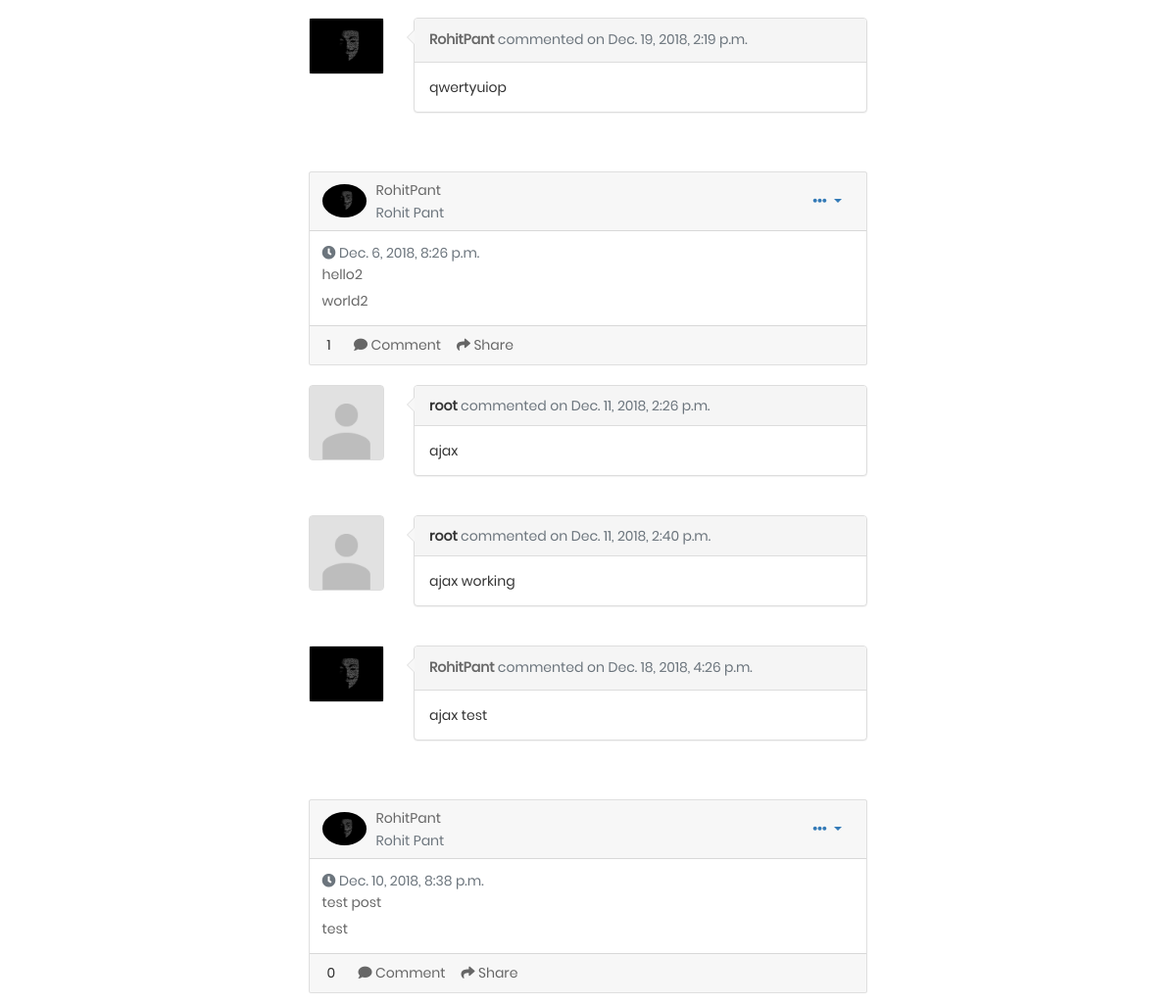
/posts/3 (middle part), run on an earlier commit of the app's database.
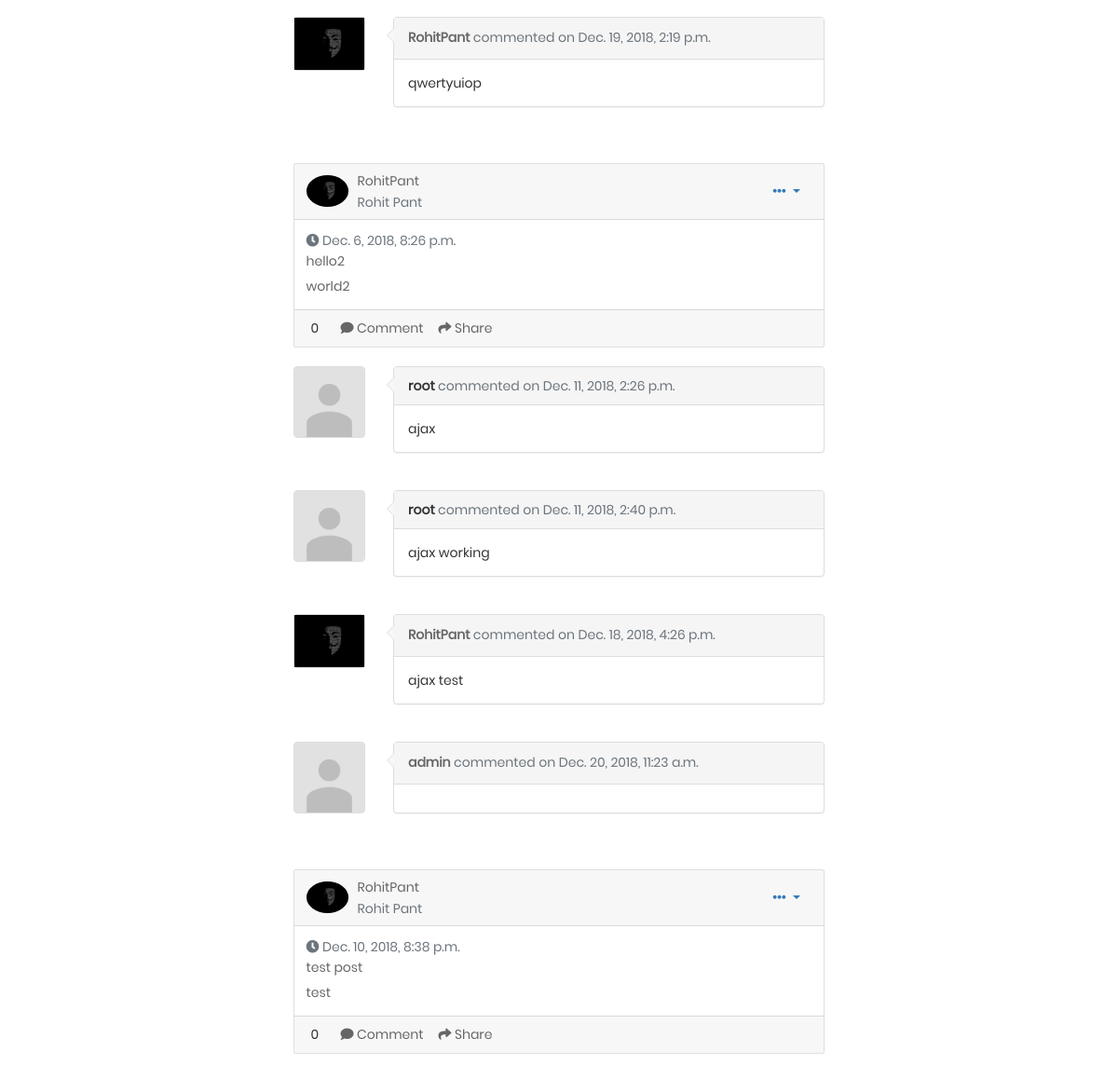
And on a later commit of the database.
### profiles/models.py (models this page shows, shortened)
class Profile(models.Model):
    department = models.CharField(max_length=3, choices=DEPARTMENTS, blank=True, help_text='Department')
    age = models.IntegerField()
    first_name = models.CharField(max_length=255)
    last_name = models.CharField(max_length=255)
    degree = models.CharField(max_length=6, choices=DEGREES, blank=True, help_text='Degree')
    description = models.CharField(max_length=255, blank=True)
    profile_picture = models.ImageField(upload_to='images/profile_pictures',
                                        default="images/profile_pictures/default.png")
    city = models.CharField(max_length=255)
    user = models.ForeignKey(User, related_name='profile', on_delete=models.CASCADE, null=True)
    admin_of_courses = models.ManyToManyField(Course, related_name='courses')
    admin = models.BooleanField(default=False)

class Comment(models.Model):
    content = models.TextField()
    created_on = models.DateTimeField(auto_now_add=True)
    author = models.ForeignKey(User,on_delete=models.CASCADE)
    post = models.ForeignKey(Post, related_name='comments', on_delete=models.CASCADE)

class Post(models.Model):
    title = models.CharField(max_length=255)
    content = models.TextField()
    created_on = models.DateTimeField(auto_now_add=True)
    author = models.ForeignKey(User, related_name='author',on_delete=models.CASCADE)
    upvote = models.ManyToManyField(User, related_name='upvotes')
    downvote = models.ManyToManyField(User, related_name='downvotes')
    vote_count = models.IntegerField(default = 0)

### profiles/views.py (the view)
# urls.py: url(r'^posts/(?P<pk>\d+)$', views.user_posts, name='user_posts'),
def user_posts(request, pk):
	user = User()
	user = User.objects.get(id=pk)
	posts = Post.objects.filter(author=user)
	template_data = {'posts' : posts, 'profile': True}
	return render(request, 'home.html', template_data)

### profiles/templates/home.html (shortened to what this page needs)
{% extends "base.html" %}
{% block content %}
    {% load static %}
    <link rel="stylesheet" type="text/css" href="{% static 'css/upload.css' %}">
    <div class="container-fluid gedf-wrapper">
        <div class="row">
            <div class="col-md-3">
            </div>
            <div class="col-md-6 gedf-main">
                <br><br>
                <div class="posts">
                    {% include "post.html" with posts=posts %}
                </div>
            </div>
            <div class="col-md-3">
            </div>
        </div>
    </div>
{% endblock  %}

### profiles/templates/post.html (shortened to what the changed rows need)
{% block post %}
    {% load static %}
    <link rel="stylesheet" type="text/css" href="{% static 'css/main.css' %}">
    {% for post in posts %}
        <div class="card gedf-card">
            <div class="card-header">
                <div class="d-flex justify-content-between align-items-center">
                    <div class="d-flex justify-content-between align-items-center">
                        <div class="mr-2">
                            {% if post.author.profile.all.count == 0 %}
                                <img class="rounded-circle" width="45" src="{% static 'images/default.png' %}"/>
                            {% else %}
                                {% for profile in post.author.profile.all %}
                                    <img class="rounded-circle" width="45" src="{{profile.profile_picture.url}}">
                                {% endfor %}
                            {% endif %}
                        </div>
                        <div class="ml-2">
                            {% if post.author.profile.all.count != 0 %}
                                <div class="h5 m-0"><a href="{% url 'profile-detail' post.author.id %}">{{ post.author.username }}</a></div>
                            {% else %}
                                <div class="h5 m-0">{{ post.author.username }}</div>
                            {% endif %}
                            {% if post.author.profile.all.count != 0 %}
                                {% for profile in post.author.profile.all %}
                                    <div class="h7 text-muted">{{ profile.first_name }} {{ profile.last_name }}</div>
                                {% endfor %}
                            {% endif %}
                        </div>
                    </div>
                    <div>
                        <div class="dropdown">
                            <button class="btn btn-link dropdown-toggle" type="button" id="gedf-drop1" data-toggle="dropdown" aria-haspopup="true" aria-expanded="false">
                                <i class="fa fa-ellipsis-h"></i>
                            </button>
                        </div>
                    </div>
                </div>
            </div>
            <div class="card-body">
                <div class="text-muted h7 mb-2"> <i class="fa fa-clock-o"></i> {{ post.created_on }}</div>
                <a class="card-link" href="{% url 'post-detail' post.id %}">
                    <h5 class="card-title">{{ post.title }}</h5>
                </a>
                <p class="card-text">
                    {{ post.content }}
                </p>
            </div>
            <div class="card-footer">
                <span id="votes-{{post.id}}" style="padding-right: 20px; padding-left: 5px;">{{ post.vote_count }}</span>
                <a href="#" class="card-link"><i class="fa fa-comment"></i> Comment</a>
                <a href="#" class="card-link"><i class="fa fa-mail-forward"></i> Share</a>
            </div>
        </div>
        <br>
        <div id="comments-{{post.id}}">
        {% for comment in post.comments.all %}
            <div class="row">
                <div class="col-sm-auto">
                    <div class="thumbnail">
                        {% if comment.author.profile.all.count == 0 %}
                            <img class="img-responsive user-photo" height="75px" width="75px" src="{% static 'images/default.png' %}"/>
                        {% else %}
                            {% for profile in comment.author.profile.all %}
                                <img class="img-responsive user-photo" src="{{profile.profile_picture.url}}">
                            {% endfor %}
                        {% endif %}
                    </div>
                </div>
                <div class="col">
                    <div class="panel panel-default">
                        <div class="panel-heading">
                        {% if comment.author.profile.all.count != 0 %}
                            <a href="{% url 'profile-detail' comment.author.id %}"><strong>{{comment.author}}</strong></a> <span class="text-muted">commented on {{comment.created_on}}</span>
                        {% else %}
                            <strong>{{comment.author}}</strong> <span class="text-muted">commented on {{comment.created_on}}</span>
                        {% endif %}
                        </div>
                        <div class="panel-body">
                            {{comment.content}}
                        </div>
                    </div>
                </div>
            </div>
            <br>
        {% endfor %}
        <br>
        </div>
    {% endfor %}
{% endblock %}

What changed in the data, as far as the page shows it:
changed Post "Dec. 6, 2018, 8:26 p.m.": vote_count "1" → "0"
added Comment: author "admin", created_on "Dec. 20, 2018, 11:23 a.m.", shown under Post "Dec. 6, 2018, 8:26 p.m."
now on this page (row edited): Profile: profile_picture (placeholder picture), shown under "admin"
